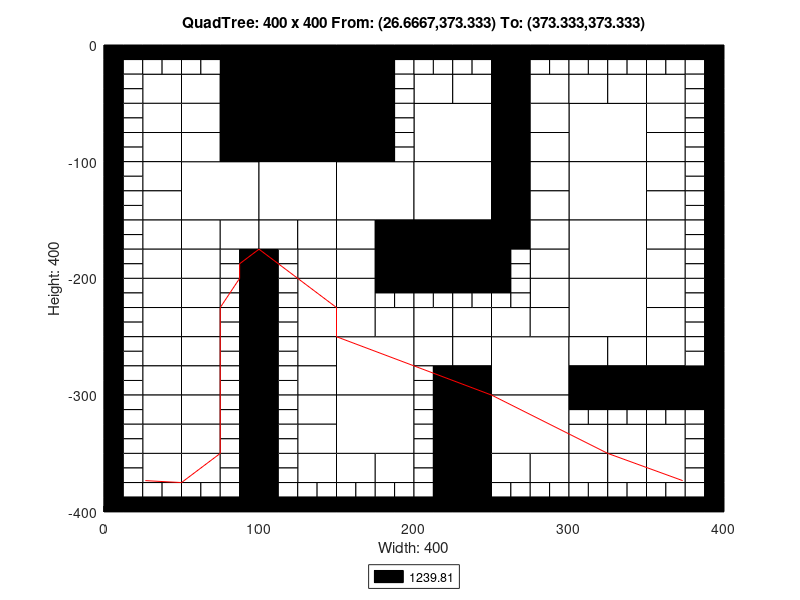

MATLAB code for this plot:
axis([0 400 -400 0]);
title('QuadTree: 400 x 400 From: (26.6667,373.333) To: (373.333,373.333)');
xlabel('Width: 400');
ylabel('Height: 400');
rectangle('Position',[100 -50 50 50], 'FaceColor',[0 0 0]);
rectangle('Position',[100 -100 50 50], 'FaceColor',[0 0 0]);
rectangle('Position',[50 -150 50 50], 'FaceColor',[1 1 1]);
rectangle('Position',[100 -150 50 50], 'FaceColor',[1 1 1]);
rectangle('Position',[150 -150 50 50], 'FaceColor',[1 1 1]);
rectangle('Position',[200 -100 50 50], 'FaceColor',[1 1 1]);
rectangle('Position',[300 -100 50 50], 'FaceColor',[1 1 1]);
rectangle('Position',[200 -150 50 50], 'FaceColor',[1 1 1]);
rectangle('Position',[200 -200 50 50], 'FaceColor',[0 0 0]);
rectangle('Position',[300 -150 50 50], 'FaceColor',[1 1 1]);
rectangle('Position',[300 -200 50 50], 'FaceColor',[1 1 1]);
rectangle('Position',[150 -300 50 50], 'FaceColor',[1 1 1]);
rectangle('Position',[150 -350 50 50], 'FaceColor',[1 1 1]);
rectangle('Position',[250 -300 50 50], 'FaceColor',[1 1 1]);
rectangle('Position',[300 -250 50 50], 'FaceColor',[1 1 1]);
rectangle('Position',[250 -350 50 50], 'FaceColor',[1 1 1]);
rectangle('Position',[25 -50 25 25], 'FaceColor',[1 1 1]);
rectangle('Position',[75 -25 25 25], 'FaceColor',[0 0 0]);
rectangle('Position',[50 -50 25 25], 'FaceColor',[1 1 1]);
rectangle('Position',[75 -50 25 25], 'FaceColor',[0 0 0]);
rectangle('Position',[25 -75 25 25], 'FaceColor',[1 1 1]);
rectangle('Position',[25 -100 25 25], 'FaceColor',[1 1 1]);
rectangle('Position',[50 -75 25 25], 'FaceColor',[1 1 1]);
rectangle('Position',[75 -75 25 25], 'FaceColor',[0 0 0]);
rectangle('Position',[50 -100 25 25], 'FaceColor',[1 1 1]);
rectangle('Position',[75 -100 25 25], 'FaceColor',[0 0 0]);
rectangle('Position',[150 -25 25 25], 'FaceColor',[0 0 0]);
rectangle('Position',[150 -50 25 25], 'FaceColor',[0 0 0]);
rectangle('Position',[150 -75 25 25], 'FaceColor',[0 0 0]);
rectangle('Position',[150 -100 25 25], 'FaceColor',[0 0 0]);
rectangle('Position',[25 -125 25 25], 'FaceColor',[1 1 1]);
rectangle('Position',[25 -150 25 25], 'FaceColor',[1 1 1]);
rectangle('Position',[25 -175 25 25], 'FaceColor',[1 1 1]);
rectangle('Position',[25 -200 25 25], 'FaceColor',[1 1 1]);
rectangle('Position',[50 -175 25 25], 'FaceColor',[1 1 1]);
rectangle('Position',[75 -175 25 25], 'FaceColor',[1 1 1]);
rectangle('Position',[50 -200 25 25], 'FaceColor',[1 1 1]);
rectangle('Position',[100 -175 25 25], 'FaceColor',[1 1 1]);
rectangle('Position',[125 -175 25 25], 'FaceColor',[1 1 1]);
rectangle('Position',[125 -200 25 25], 'FaceColor',[1 1 1]);
rectangle('Position',[150 -175 25 25], 'FaceColor',[1 1 1]);
rectangle('Position',[175 -175 25 25], 'FaceColor',[0 0 0]);
rectangle('Position',[150 -200 25 25], 'FaceColor',[1 1 1]);
rectangle('Position',[175 -200 25 25], 'FaceColor',[0 0 0]);
rectangle('Position',[200 -50 25 25], 'FaceColor',[1 1 1]);
rectangle('Position',[225 -50 25 25], 'FaceColor',[1 1 1]);
rectangle('Position',[250 -25 25 25], 'FaceColor',[0 0 0]);
rectangle('Position',[250 -50 25 25], 'FaceColor',[0 0 0]);
rectangle('Position',[275 -50 25 25], 'FaceColor',[1 1 1]);
rectangle('Position',[250 -75 25 25], 'FaceColor',[0 0 0]);
rectangle('Position',[275 -75 25 25], 'FaceColor',[1 1 1]);
rectangle('Position',[250 -100 25 25], 'FaceColor',[0 0 0]);
rectangle('Position',[275 -100 25 25], 'FaceColor',[1 1 1]);
rectangle('Position',[300 -50 25 25], 'FaceColor',[1 1 1]);
rectangle('Position',[325 -50 25 25], 'FaceColor',[1 1 1]);
rectangle('Position',[350 -50 25 25], 'FaceColor',[1 1 1]);
rectangle('Position',[350 -75 25 25], 'FaceColor',[1 1 1]);
rectangle('Position',[350 -100 25 25], 'FaceColor',[1 1 1]);
rectangle('Position',[250 -125 25 25], 'FaceColor',[0 0 0]);
rectangle('Position',[275 -125 25 25], 'FaceColor',[1 1 1]);
rectangle('Position',[250 -150 25 25], 'FaceColor',[0 0 0]);
rectangle('Position',[275 -150 25 25], 'FaceColor',[1 1 1]);
rectangle('Position',[250 -175 25 25], 'FaceColor',[0 0 0]);
rectangle('Position',[275 -175 25 25], 'FaceColor',[1 1 1]);
rectangle('Position',[275 -200 25 25], 'FaceColor',[1 1 1]);
rectangle('Position',[350 -125 25 25], 'FaceColor',[1 1 1]);
rectangle('Position',[350 -150 25 25], 'FaceColor',[1 1 1]);
rectangle('Position',[350 -175 25 25], 'FaceColor',[1 1 1]);
rectangle('Position',[350 -200 25 25], 'FaceColor',[1 1 1]);
rectangle('Position',[25 -225 25 25], 'FaceColor',[1 1 1]);
rectangle('Position',[25 -250 25 25], 'FaceColor',[1 1 1]);
rectangle('Position',[50 -225 25 25], 'FaceColor',[1 1 1]);
rectangle('Position',[50 -250 25 25], 'FaceColor',[1 1 1]);
rectangle('Position',[25 -275 25 25], 'FaceColor',[1 1 1]);
rectangle('Position',[25 -300 25 25], 'FaceColor',[1 1 1]);
rectangle('Position',[50 -275 25 25], 'FaceColor',[1 1 1]);
rectangle('Position',[50 -300 25 25], 'FaceColor',[1 1 1]);
rectangle('Position',[125 -225 25 25], 'FaceColor',[1 1 1]);
rectangle('Position',[125 -250 25 25], 'FaceColor',[1 1 1]);
rectangle('Position',[150 -225 25 25], 'FaceColor',[1 1 1]);
rectangle('Position',[150 -250 25 25], 'FaceColor',[1 1 1]);
rectangle('Position',[175 -250 25 25], 'FaceColor',[1 1 1]);
rectangle('Position',[125 -275 25 25], 'FaceColor',[1 1 1]);
rectangle('Position',[125 -300 25 25], 'FaceColor',[1 1 1]);
rectangle('Position',[25 -325 25 25], 'FaceColor',[1 1 1]);
rectangle('Position',[25 -350 25 25], 'FaceColor',[1 1 1]);
rectangle('Position',[50 -325 25 25], 'FaceColor',[1 1 1]);
rectangle('Position',[50 -350 25 25], 'FaceColor',[1 1 1]);
rectangle('Position',[25 -375 25 25], 'FaceColor',[1 1 1]);
rectangle('Position',[50 -375 25 25], 'FaceColor',[1 1 1]);
rectangle('Position',[125 -325 25 25], 'FaceColor',[1 1 1]);
rectangle('Position',[125 -350 25 25], 'FaceColor',[1 1 1]);
rectangle('Position',[125 -375 25 25], 'FaceColor',[1 1 1]);
rectangle('Position',[150 -375 25 25], 'FaceColor',[1 1 1]);
rectangle('Position',[175 -375 25 25], 'FaceColor',[1 1 1]);
rectangle('Position',[200 -250 25 25], 'FaceColor',[1 1 1]);
rectangle('Position',[225 -250 25 25], 'FaceColor',[1 1 1]);
rectangle('Position',[275 -225 25 25], 'FaceColor',[1 1 1]);
rectangle('Position',[250 -250 25 25], 'FaceColor',[1 1 1]);
rectangle('Position',[275 -250 25 25], 'FaceColor',[1 1 1]);
rectangle('Position',[200 -275 25 25], 'FaceColor',[1 1 1]);
rectangle('Position',[225 -275 25 25], 'FaceColor',[1 1 1]);
rectangle('Position',[225 -300 25 25], 'FaceColor',[0 0 0]);
rectangle('Position',[350 -225 25 25], 'FaceColor',[1 1 1]);
rectangle('Position',[350 -250 25 25], 'FaceColor',[1 1 1]);
rectangle('Position',[300 -275 25 25], 'FaceColor',[1 1 1]);
rectangle('Position',[325 -275 25 25], 'FaceColor',[1 1 1]);
rectangle('Position',[300 -300 25 25], 'FaceColor',[0 0 0]);
rectangle('Position',[325 -300 25 25], 'FaceColor',[0 0 0]);
rectangle('Position',[350 -275 25 25], 'FaceColor',[1 1 1]);
rectangle('Position',[350 -300 25 25], 'FaceColor',[0 0 0]);
rectangle('Position',[375 -300 25 25], 'FaceColor',[0 0 0]);
rectangle('Position',[225 -325 25 25], 'FaceColor',[0 0 0]);
rectangle('Position',[225 -350 25 25], 'FaceColor',[0 0 0]);
rectangle('Position',[225 -375 25 25], 'FaceColor',[0 0 0]);
rectangle('Position',[225 -400 25 25], 'FaceColor',[0 0 0]);
rectangle('Position',[250 -375 25 25], 'FaceColor',[1 1 1]);
rectangle('Position',[275 -375 25 25], 'FaceColor',[1 1 1]);
rectangle('Position',[300 -350 25 25], 'FaceColor',[1 1 1]);
rectangle('Position',[325 -350 25 25], 'FaceColor',[1 1 1]);
rectangle('Position',[350 -350 25 25], 'FaceColor',[1 1 1]);
rectangle('Position',[300 -375 25 25], 'FaceColor',[1 1 1]);
rectangle('Position',[325 -375 25 25], 'FaceColor',[1 1 1]);
rectangle('Position',[350 -375 25 25], 'FaceColor',[1 1 1]);
rectangle('Position',[0 -12.5 12.5 12.5], 'FaceColor',[0 0 0]);
rectangle('Position',[12.5 -12.5 12.5 12.5], 'FaceColor',[0 0 0]);
rectangle('Position',[0 -25 12.5 12.5], 'FaceColor',[0 0 0]);
rectangle('Position',[12.5 -25 12.5 12.5], 'FaceColor',[1 1 1]);
rectangle('Position',[25 -12.5 12.5 12.5], 'FaceColor',[0 0 0]);
rectangle('Position',[37.5 -12.5 12.5 12.5], 'FaceColor',[0 0 0]);
rectangle('Position',[25 -25 12.5 12.5], 'FaceColor',[1 1 1]);
rectangle('Position',[37.5 -25 12.5 12.5], 'FaceColor',[1 1 1]);
rectangle('Position',[0 -37.5 12.5 12.5], 'FaceColor',[0 0 0]);
rectangle('Position',[12.5 -37.5 12.5 12.5], 'FaceColor',[1 1 1]);
rectangle('Position',[0 -50 12.5 12.5], 'FaceColor',[0 0 0]);
rectangle('Position',[12.5 -50 12.5 12.5], 'FaceColor',[1 1 1]);
rectangle('Position',[50 -12.5 12.5 12.5], 'FaceColor',[0 0 0]);
rectangle('Position',[62.5 -12.5 12.5 12.5], 'FaceColor',[0 0 0]);
rectangle('Position',[50 -25 12.5 12.5], 'FaceColor',[1 1 1]);
rectangle('Position',[62.5 -25 12.5 12.5], 'FaceColor',[1 1 1]);
rectangle('Position',[0 -62.5 12.5 12.5], 'FaceColor',[0 0 0]);
rectangle('Position',[12.5 -62.5 12.5 12.5], 'FaceColor',[1 1 1]);
rectangle('Position',[0 -75 12.5 12.5], 'FaceColor',[0 0 0]);
rectangle('Position',[12.5 -75 12.5 12.5], 'FaceColor',[1 1 1]);
rectangle('Position',[0 -87.5 12.5 12.5], 'FaceColor',[0 0 0]);
rectangle('Position',[12.5 -87.5 12.5 12.5], 'FaceColor',[1 1 1]);
rectangle('Position',[0 -100 12.5 12.5], 'FaceColor',[0 0 0]);
rectangle('Position',[12.5 -100 12.5 12.5], 'FaceColor',[1 1 1]);
rectangle('Position',[175 -12.5 12.5 12.5], 'FaceColor',[0 0 0]);
rectangle('Position',[187.5 -12.5 12.5 12.5], 'FaceColor',[0 0 0]);
rectangle('Position',[175 -25 12.5 12.5], 'FaceColor',[0 0 0]);
rectangle('Position',[187.5 -25 12.5 12.5], 'FaceColor',[1 1 1]);
rectangle('Position',[175 -37.5 12.5 12.5], 'FaceColor',[0 0 0]);
rectangle('Position',[187.5 -37.5 12.5 12.5], 'FaceColor',[1 1 1]);
rectangle('Position',[175 -50 12.5 12.5], 'FaceColor',[0 0 0]);
rectangle('Position',[187.5 -50 12.5 12.5], 'FaceColor',[1 1 1]);
rectangle('Position',[175 -62.5 12.5 12.5], 'FaceColor',[0 0 0]);
rectangle('Position',[187.5 -62.5 12.5 12.5], 'FaceColor',[1 1 1]);
rectangle('Position',[175 -75 12.5 12.5], 'FaceColor',[0 0 0]);
rectangle('Position',[187.5 -75 12.5 12.5], 'FaceColor',[1 1 1]);
rectangle('Position',[175 -87.5 12.5 12.5], 'FaceColor',[0 0 0]);
rectangle('Position',[187.5 -87.5 12.5 12.5], 'FaceColor',[1 1 1]);
rectangle('Position',[175 -100 12.5 12.5], 'FaceColor',[0 0 0]);
rectangle('Position',[187.5 -100 12.5 12.5], 'FaceColor',[1 1 1]);
rectangle('Position',[0 -112.5 12.5 12.5], 'FaceColor',[0 0 0]);
rectangle('Position',[12.5 -112.5 12.5 12.5], 'FaceColor',[1 1 1]);
rectangle('Position',[0 -125 12.5 12.5], 'FaceColor',[0 0 0]);
rectangle('Position',[12.5 -125 12.5 12.5], 'FaceColor',[1 1 1]);
rectangle('Position',[0 -137.5 12.5 12.5], 'FaceColor',[0 0 0]);
rectangle('Position',[12.5 -137.5 12.5 12.5], 'FaceColor',[1 1 1]);
rectangle('Position',[0 -150 12.5 12.5], 'FaceColor',[0 0 0]);
rectangle('Position',[12.5 -150 12.5 12.5], 'FaceColor',[1 1 1]);
rectangle('Position',[0 -162.5 12.5 12.5], 'FaceColor',[0 0 0]);
rectangle('Position',[12.5 -162.5 12.5 12.5], 'FaceColor',[1 1 1]);
rectangle('Position',[0 -175 12.5 12.5], 'FaceColor',[0 0 0]);
rectangle('Position',[12.5 -175 12.5 12.5], 'FaceColor',[1 1 1]);
rectangle('Position',[0 -187.5 12.5 12.5], 'FaceColor',[0 0 0]);
rectangle('Position',[12.5 -187.5 12.5 12.5], 'FaceColor',[1 1 1]);
rectangle('Position',[0 -200 12.5 12.5], 'FaceColor',[0 0 0]);
rectangle('Position',[12.5 -200 12.5 12.5], 'FaceColor',[1 1 1]);
rectangle('Position',[75 -187.5 12.5 12.5], 'FaceColor',[1 1 1]);
rectangle('Position',[87.5 -187.5 12.5 12.5], 'FaceColor',[0 0 0]);
rectangle('Position',[75 -200 12.5 12.5], 'FaceColor',[1 1 1]);
rectangle('Position',[87.5 -200 12.5 12.5], 'FaceColor',[0 0 0]);
rectangle('Position',[100 -187.5 12.5 12.5], 'FaceColor',[0 0 0]);
rectangle('Position',[112.5 -187.5 12.5 12.5], 'FaceColor',[1 1 1]);
rectangle('Position',[100 -200 12.5 12.5], 'FaceColor',[0 0 0]);
rectangle('Position',[112.5 -200 12.5 12.5], 'FaceColor',[1 1 1]);
rectangle('Position',[200 -12.5 12.5 12.5], 'FaceColor',[0 0 0]);
rectangle('Position',[212.5 -12.5 12.5 12.5], 'FaceColor',[0 0 0]);
rectangle('Position',[200 -25 12.5 12.5], 'FaceColor',[1 1 1]);
rectangle('Position',[212.5 -25 12.5 12.5], 'FaceColor',[1 1 1]);
rectangle('Position',[225 -12.5 12.5 12.5], 'FaceColor',[0 0 0]);
rectangle('Position',[237.5 -12.5 12.5 12.5], 'FaceColor',[0 0 0]);
rectangle('Position',[225 -25 12.5 12.5], 'FaceColor',[1 1 1]);
rectangle('Position',[237.5 -25 12.5 12.5], 'FaceColor',[1 1 1]);
rectangle('Position',[275 -12.5 12.5 12.5], 'FaceColor',[0 0 0]);
rectangle('Position',[287.5 -12.5 12.5 12.5], 'FaceColor',[0 0 0]);
rectangle('Position',[275 -25 12.5 12.5], 'FaceColor',[1 1 1]);
rectangle('Position',[287.5 -25 12.5 12.5], 'FaceColor',[1 1 1]);
rectangle('Position',[300 -12.5 12.5 12.5], 'FaceColor',[0 0 0]);
rectangle('Position',[312.5 -12.5 12.5 12.5], 'FaceColor',[0 0 0]);
rectangle('Position',[300 -25 12.5 12.5], 'FaceColor',[1 1 1]);
rectangle('Position',[312.5 -25 12.5 12.5], 'FaceColor',[1 1 1]);
rectangle('Position',[325 -12.5 12.5 12.5], 'FaceColor',[0 0 0]);
rectangle('Position',[337.5 -12.5 12.5 12.5], 'FaceColor',[0 0 0]);
rectangle('Position',[325 -25 12.5 12.5], 'FaceColor',[1 1 1]);
rectangle('Position',[337.5 -25 12.5 12.5], 'FaceColor',[1 1 1]);
rectangle('Position',[350 -12.5 12.5 12.5], 'FaceColor',[0 0 0]);
rectangle('Position',[362.5 -12.5 12.5 12.5], 'FaceColor',[0 0 0]);
rectangle('Position',[350 -25 12.5 12.5], 'FaceColor',[1 1 1]);
rectangle('Position',[362.5 -25 12.5 12.5], 'FaceColor',[1 1 1]);
rectangle('Position',[375 -12.5 12.5 12.5], 'FaceColor',[0 0 0]);
rectangle('Position',[387.5 -12.5 12.5 12.5], 'FaceColor',[0 0 0]);
rectangle('Position',[375 -25 12.5 12.5], 'FaceColor',[1 1 1]);
rectangle('Position',[387.5 -25 12.5 12.5], 'FaceColor',[0 0 0]);
rectangle('Position',[375 -37.5 12.5 12.5], 'FaceColor',[1 1 1]);
rectangle('Position',[387.5 -37.5 12.5 12.5], 'FaceColor',[0 0 0]);
rectangle('Position',[375 -50 12.5 12.5], 'FaceColor',[1 1 1]);
rectangle('Position',[387.5 -50 12.5 12.5], 'FaceColor',[0 0 0]);
rectangle('Position',[375 -62.5 12.5 12.5], 'FaceColor',[1 1 1]);
rectangle('Position',[387.5 -62.5 12.5 12.5], 'FaceColor',[0 0 0]);
rectangle('Position',[375 -75 12.5 12.5], 'FaceColor',[1 1 1]);
rectangle('Position',[387.5 -75 12.5 12.5], 'FaceColor',[0 0 0]);
rectangle('Position',[375 -87.5 12.5 12.5], 'FaceColor',[1 1 1]);
rectangle('Position',[387.5 -87.5 12.5 12.5], 'FaceColor',[0 0 0]);
rectangle('Position',[375 -100 12.5 12.5], 'FaceColor',[1 1 1]);
rectangle('Position',[387.5 -100 12.5 12.5], 'FaceColor',[0 0 0]);
rectangle('Position',[250 -187.5 12.5 12.5], 'FaceColor',[0 0 0]);
rectangle('Position',[262.5 -187.5 12.5 12.5], 'FaceColor',[1 1 1]);
rectangle('Position',[250 -200 12.5 12.5], 'FaceColor',[0 0 0]);
rectangle('Position',[262.5 -200 12.5 12.5], 'FaceColor',[1 1 1]);
rectangle('Position',[375 -112.5 12.5 12.5], 'FaceColor',[1 1 1]);
rectangle('Position',[387.5 -112.5 12.5 12.5], 'FaceColor',[0 0 0]);
rectangle('Position',[375 -125 12.5 12.5], 'FaceColor',[1 1 1]);
rectangle('Position',[387.5 -125 12.5 12.5], 'FaceColor',[0 0 0]);
rectangle('Position',[375 -137.5 12.5 12.5], 'FaceColor',[1 1 1]);
rectangle('Position',[387.5 -137.5 12.5 12.5], 'FaceColor',[0 0 0]);
rectangle('Position',[375 -150 12.5 12.5], 'FaceColor',[1 1 1]);
rectangle('Position',[387.5 -150 12.5 12.5], 'FaceColor',[0 0 0]);
rectangle('Position',[375 -162.5 12.5 12.5], 'FaceColor',[1 1 1]);
rectangle('Position',[387.5 -162.5 12.5 12.5], 'FaceColor',[0 0 0]);
rectangle('Position',[375 -175 12.5 12.5], 'FaceColor',[1 1 1]);
rectangle('Position',[387.5 -175 12.5 12.5], 'FaceColor',[0 0 0]);
rectangle('Position',[375 -187.5 12.5 12.5], 'FaceColor',[1 1 1]);
rectangle('Position',[387.5 -187.5 12.5 12.5], 'FaceColor',[0 0 0]);
rectangle('Position',[375 -200 12.5 12.5], 'FaceColor',[1 1 1]);
rectangle('Position',[387.5 -200 12.5 12.5], 'FaceColor',[0 0 0]);
rectangle('Position',[0 -212.5 12.5 12.5], 'FaceColor',[0 0 0]);
rectangle('Position',[12.5 -212.5 12.5 12.5], 'FaceColor',[1 1 1]);
rectangle('Position',[0 -225 12.5 12.5], 'FaceColor',[0 0 0]);
rectangle('Position',[12.5 -225 12.5 12.5], 'FaceColor',[1 1 1]);
rectangle('Position',[0 -237.5 12.5 12.5], 'FaceColor',[0 0 0]);
rectangle('Position',[12.5 -237.5 12.5 12.5], 'FaceColor',[1 1 1]);
rectangle('Position',[0 -250 12.5 12.5], 'FaceColor',[0 0 0]);
rectangle('Position',[12.5 -250 12.5 12.5], 'FaceColor',[1 1 1]);
rectangle('Position',[75 -212.5 12.5 12.5], 'FaceColor',[1 1 1]);
rectangle('Position',[87.5 -212.5 12.5 12.5], 'FaceColor',[0 0 0]);
rectangle('Position',[75 -225 12.5 12.5], 'FaceColor',[1 1 1]);
rectangle('Position',[87.5 -225 12.5 12.5], 'FaceColor',[0 0 0]);
rectangle('Position',[75 -237.5 12.5 12.5], 'FaceColor',[1 1 1]);
rectangle('Position',[87.5 -237.5 12.5 12.5], 'FaceColor',[0 0 0]);
rectangle('Position',[75 -250 12.5 12.5], 'FaceColor',[1 1 1]);
rectangle('Position',[87.5 -250 12.5 12.5], 'FaceColor',[0 0 0]);
rectangle('Position',[0 -262.5 12.5 12.5], 'FaceColor',[0 0 0]);
rectangle('Position',[12.5 -262.5 12.5 12.5], 'FaceColor',[1 1 1]);
rectangle('Position',[0 -275 12.5 12.5], 'FaceColor',[0 0 0]);
rectangle('Position',[12.5 -275 12.5 12.5], 'FaceColor',[1 1 1]);
rectangle('Position',[0 -287.5 12.5 12.5], 'FaceColor',[0 0 0]);
rectangle('Position',[12.5 -287.5 12.5 12.5], 'FaceColor',[1 1 1]);
rectangle('Position',[0 -300 12.5 12.5], 'FaceColor',[0 0 0]);
rectangle('Position',[12.5 -300 12.5 12.5], 'FaceColor',[1 1 1]);
rectangle('Position',[75 -262.5 12.5 12.5], 'FaceColor',[1 1 1]);
rectangle('Position',[87.5 -262.5 12.5 12.5], 'FaceColor',[0 0 0]);
rectangle('Position',[75 -275 12.5 12.5], 'FaceColor',[1 1 1]);
rectangle('Position',[87.5 -275 12.5 12.5], 'FaceColor',[0 0 0]);
rectangle('Position',[75 -287.5 12.5 12.5], 'FaceColor',[1 1 1]);
rectangle('Position',[87.5 -287.5 12.5 12.5], 'FaceColor',[0 0 0]);
rectangle('Position',[75 -300 12.5 12.5], 'FaceColor',[1 1 1]);
rectangle('Position',[87.5 -300 12.5 12.5], 'FaceColor',[0 0 0]);
rectangle('Position',[100 -212.5 12.5 12.5], 'FaceColor',[0 0 0]);
rectangle('Position',[112.5 -212.5 12.5 12.5], 'FaceColor',[1 1 1]);
rectangle('Position',[100 -225 12.5 12.5], 'FaceColor',[0 0 0]);
rectangle('Position',[112.5 -225 12.5 12.5], 'FaceColor',[1 1 1]);
rectangle('Position',[100 -237.5 12.5 12.5], 'FaceColor',[0 0 0]);
rectangle('Position',[112.5 -237.5 12.5 12.5], 'FaceColor',[1 1 1]);
rectangle('Position',[100 -250 12.5 12.5], 'FaceColor',[0 0 0]);
rectangle('Position',[112.5 -250 12.5 12.5], 'FaceColor',[1 1 1]);
rectangle('Position',[175 -212.5 12.5 12.5], 'FaceColor',[0 0 0]);
rectangle('Position',[187.5 -212.5 12.5 12.5], 'FaceColor',[0 0 0]);
rectangle('Position',[175 -225 12.5 12.5], 'FaceColor',[1 1 1]);
rectangle('Position',[187.5 -225 12.5 12.5], 'FaceColor',[1 1 1]);
rectangle('Position',[100 -262.5 12.5 12.5], 'FaceColor',[0 0 0]);
rectangle('Position',[112.5 -262.5 12.5 12.5], 'FaceColor',[1 1 1]);
rectangle('Position',[100 -275 12.5 12.5], 'FaceColor',[0 0 0]);
rectangle('Position',[112.5 -275 12.5 12.5], 'FaceColor',[1 1 1]);
rectangle('Position',[100 -287.5 12.5 12.5], 'FaceColor',[0 0 0]);
rectangle('Position',[112.5 -287.5 12.5 12.5], 'FaceColor',[1 1 1]);
rectangle('Position',[100 -300 12.5 12.5], 'FaceColor',[0 0 0]);
rectangle('Position',[112.5 -300 12.5 12.5], 'FaceColor',[1 1 1]);
rectangle('Position',[0 -312.5 12.5 12.5], 'FaceColor',[0 0 0]);
rectangle('Position',[12.5 -312.5 12.5 12.5], 'FaceColor',[1 1 1]);
rectangle('Position',[0 -325 12.5 12.5], 'FaceColor',[0 0 0]);
rectangle('Position',[12.5 -325 12.5 12.5], 'FaceColor',[1 1 1]);
rectangle('Position',[0 -337.5 12.5 12.5], 'FaceColor',[0 0 0]);
rectangle('Position',[12.5 -337.5 12.5 12.5], 'FaceColor',[1 1 1]);
rectangle('Position',[0 -350 12.5 12.5], 'FaceColor',[0 0 0]);
rectangle('Position',[12.5 -350 12.5 12.5], 'FaceColor',[1 1 1]);
rectangle('Position',[75 -312.5 12.5 12.5], 'FaceColor',[1 1 1]);
rectangle('Position',[87.5 -312.5 12.5 12.5], 'FaceColor',[0 0 0]);
rectangle('Position',[75 -325 12.5 12.5], 'FaceColor',[1 1 1]);
rectangle('Position',[87.5 -325 12.5 12.5], 'FaceColor',[0 0 0]);
rectangle('Position',[75 -337.5 12.5 12.5], 'FaceColor',[1 1 1]);
rectangle('Position',[87.5 -337.5 12.5 12.5], 'FaceColor',[0 0 0]);
rectangle('Position',[75 -350 12.5 12.5], 'FaceColor',[1 1 1]);
rectangle('Position',[87.5 -350 12.5 12.5], 'FaceColor',[0 0 0]);
rectangle('Position',[0 -362.5 12.5 12.5], 'FaceColor',[0 0 0]);
rectangle('Position',[12.5 -362.5 12.5 12.5], 'FaceColor',[1 1 1]);
rectangle('Position',[0 -375 12.5 12.5], 'FaceColor',[0 0 0]);
rectangle('Position',[12.5 -375 12.5 12.5], 'FaceColor',[1 1 1]);
rectangle('Position',[0 -387.5 12.5 12.5], 'FaceColor',[0 0 0]);
rectangle('Position',[12.5 -387.5 12.5 12.5], 'FaceColor',[1 1 1]);
rectangle('Position',[0 -400 12.5 12.5], 'FaceColor',[0 0 0]);
rectangle('Position',[12.5 -400 12.5 12.5], 'FaceColor',[0 0 0]);
rectangle('Position',[25 -387.5 12.5 12.5], 'FaceColor',[1 1 1]);
rectangle('Position',[37.5 -387.5 12.5 12.5], 'FaceColor',[1 1 1]);
rectangle('Position',[25 -400 12.5 12.5], 'FaceColor',[0 0 0]);
rectangle('Position',[37.5 -400 12.5 12.5], 'FaceColor',[0 0 0]);
rectangle('Position',[75 -362.5 12.5 12.5], 'FaceColor',[1 1 1]);
rectangle('Position',[87.5 -362.5 12.5 12.5], 'FaceColor',[0 0 0]);
rectangle('Position',[75 -375 12.5 12.5], 'FaceColor',[1 1 1]);
rectangle('Position',[87.5 -375 12.5 12.5], 'FaceColor',[0 0 0]);
rectangle('Position',[50 -387.5 12.5 12.5], 'FaceColor',[1 1 1]);
rectangle('Position',[62.5 -387.5 12.5 12.5], 'FaceColor',[1 1 1]);
rectangle('Position',[50 -400 12.5 12.5], 'FaceColor',[0 0 0]);
rectangle('Position',[62.5 -400 12.5 12.5], 'FaceColor',[0 0 0]);
rectangle('Position',[75 -387.5 12.5 12.5], 'FaceColor',[1 1 1]);
rectangle('Position',[87.5 -387.5 12.5 12.5], 'FaceColor',[0 0 0]);
rectangle('Position',[75 -400 12.5 12.5], 'FaceColor',[0 0 0]);
rectangle('Position',[87.5 -400 12.5 12.5], 'FaceColor',[0 0 0]);
rectangle('Position',[100 -312.5 12.5 12.5], 'FaceColor',[0 0 0]);
rectangle('Position',[112.5 -312.5 12.5 12.5], 'FaceColor',[1 1 1]);
rectangle('Position',[100 -325 12.5 12.5], 'FaceColor',[0 0 0]);
rectangle('Position',[112.5 -325 12.5 12.5], 'FaceColor',[1 1 1]);
rectangle('Position',[100 -337.5 12.5 12.5], 'FaceColor',[0 0 0]);
rectangle('Position',[112.5 -337.5 12.5 12.5], 'FaceColor',[1 1 1]);
rectangle('Position',[100 -350 12.5 12.5], 'FaceColor',[0 0 0]);
rectangle('Position',[112.5 -350 12.5 12.5], 'FaceColor',[1 1 1]);
rectangle('Position',[100 -362.5 12.5 12.5], 'FaceColor',[0 0 0]);
rectangle('Position',[112.5 -362.5 12.5 12.5], 'FaceColor',[1 1 1]);
rectangle('Position',[100 -375 12.5 12.5], 'FaceColor',[0 0 0]);
rectangle('Position',[112.5 -375 12.5 12.5], 'FaceColor',[1 1 1]);
rectangle('Position',[100 -387.5 12.5 12.5], 'FaceColor',[0 0 0]);
rectangle('Position',[112.5 -387.5 12.5 12.5], 'FaceColor',[1 1 1]);
rectangle('Position',[100 -400 12.5 12.5], 'FaceColor',[0 0 0]);
rectangle('Position',[112.5 -400 12.5 12.5], 'FaceColor',[0 0 0]);
rectangle('Position',[125 -387.5 12.5 12.5], 'FaceColor',[1 1 1]);
rectangle('Position',[137.5 -387.5 12.5 12.5], 'FaceColor',[1 1 1]);
rectangle('Position',[125 -400 12.5 12.5], 'FaceColor',[0 0 0]);
rectangle('Position',[137.5 -400 12.5 12.5], 'FaceColor',[0 0 0]);
rectangle('Position',[150 -387.5 12.5 12.5], 'FaceColor',[1 1 1]);
rectangle('Position',[162.5 -387.5 12.5 12.5], 'FaceColor',[1 1 1]);
rectangle('Position',[150 -400 12.5 12.5], 'FaceColor',[0 0 0]);
rectangle('Position',[162.5 -400 12.5 12.5], 'FaceColor',[0 0 0]);
rectangle('Position',[175 -387.5 12.5 12.5], 'FaceColor',[1 1 1]);
rectangle('Position',[187.5 -387.5 12.5 12.5], 'FaceColor',[1 1 1]);
rectangle('Position',[175 -400 12.5 12.5], 'FaceColor',[0 0 0]);
rectangle('Position',[187.5 -400 12.5 12.5], 'FaceColor',[0 0 0]);
rectangle('Position',[200 -212.5 12.5 12.5], 'FaceColor',[0 0 0]);
rectangle('Position',[212.5 -212.5 12.5 12.5], 'FaceColor',[0 0 0]);
rectangle('Position',[200 -225 12.5 12.5], 'FaceColor',[1 1 1]);
rectangle('Position',[212.5 -225 12.5 12.5], 'FaceColor',[1 1 1]);
rectangle('Position',[225 -212.5 12.5 12.5], 'FaceColor',[0 0 0]);
rectangle('Position',[237.5 -212.5 12.5 12.5], 'FaceColor',[0 0 0]);
rectangle('Position',[225 -225 12.5 12.5], 'FaceColor',[1 1 1]);
rectangle('Position',[237.5 -225 12.5 12.5], 'FaceColor',[1 1 1]);
rectangle('Position',[250 -212.5 12.5 12.5], 'FaceColor',[0 0 0]);
rectangle('Position',[262.5 -212.5 12.5 12.5], 'FaceColor',[1 1 1]);
rectangle('Position',[250 -225 12.5 12.5], 'FaceColor',[1 1 1]);
rectangle('Position',[262.5 -225 12.5 12.5], 'FaceColor',[1 1 1]);
rectangle('Position',[200 -287.5 12.5 12.5], 'FaceColor',[1 1 1]);
rectangle('Position',[212.5 -287.5 12.5 12.5], 'FaceColor',[0 0 0]);
rectangle('Position',[200 -300 12.5 12.5], 'FaceColor',[1 1 1]);
rectangle('Position',[212.5 -300 12.5 12.5], 'FaceColor',[0 0 0]);
rectangle('Position',[375 -212.5 12.5 12.5], 'FaceColor',[1 1 1]);
rectangle('Position',[387.5 -212.5 12.5 12.5], 'FaceColor',[0 0 0]);
rectangle('Position',[375 -225 12.5 12.5], 'FaceColor',[1 1 1]);
rectangle('Position',[387.5 -225 12.5 12.5], 'FaceColor',[0 0 0]);
rectangle('Position',[375 -237.5 12.5 12.5], 'FaceColor',[1 1 1]);
rectangle('Position',[387.5 -237.5 12.5 12.5], 'FaceColor',[0 0 0]);
rectangle('Position',[375 -250 12.5 12.5], 'FaceColor',[1 1 1]);
rectangle('Position',[387.5 -250 12.5 12.5], 'FaceColor',[0 0 0]);
rectangle('Position',[375 -262.5 12.5 12.5], 'FaceColor',[1 1 1]);
rectangle('Position',[387.5 -262.5 12.5 12.5], 'FaceColor',[0 0 0]);
rectangle('Position',[375 -275 12.5 12.5], 'FaceColor',[1 1 1]);
rectangle('Position',[387.5 -275 12.5 12.5], 'FaceColor',[0 0 0]);
rectangle('Position',[200 -312.5 12.5 12.5], 'FaceColor',[1 1 1]);
rectangle('Position',[212.5 -312.5 12.5 12.5], 'FaceColor',[0 0 0]);
rectangle('Position',[200 -325 12.5 12.5], 'FaceColor',[1 1 1]);
rectangle('Position',[212.5 -325 12.5 12.5], 'FaceColor',[0 0 0]);
rectangle('Position',[200 -337.5 12.5 12.5], 'FaceColor',[1 1 1]);
rectangle('Position',[212.5 -337.5 12.5 12.5], 'FaceColor',[0 0 0]);
rectangle('Position',[200 -350 12.5 12.5], 'FaceColor',[1 1 1]);
rectangle('Position',[212.5 -350 12.5 12.5], 'FaceColor',[0 0 0]);
rectangle('Position',[200 -362.5 12.5 12.5], 'FaceColor',[1 1 1]);
rectangle('Position',[212.5 -362.5 12.5 12.5], 'FaceColor',[0 0 0]);
rectangle('Position',[200 -375 12.5 12.5], 'FaceColor',[1 1 1]);
rectangle('Position',[212.5 -375 12.5 12.5], 'FaceColor',[0 0 0]);
rectangle('Position',[200 -387.5 12.5 12.5], 'FaceColor',[1 1 1]);
rectangle('Position',[212.5 -387.5 12.5 12.5], 'FaceColor',[0 0 0]);
rectangle('Position',[200 -400 12.5 12.5], 'FaceColor',[0 0 0]);
rectangle('Position',[212.5 -400 12.5 12.5], 'FaceColor',[0 0 0]);
rectangle('Position',[250 -387.5 12.5 12.5], 'FaceColor',[1 1 1]);
rectangle('Position',[262.5 -387.5 12.5 12.5], 'FaceColor',[1 1 1]);
rectangle('Position',[250 -400 12.5 12.5], 'FaceColor',[0 0 0]);
rectangle('Position',[262.5 -400 12.5 12.5], 'FaceColor',[0 0 0]);
rectangle('Position',[275 -387.5 12.5 12.5], 'FaceColor',[1 1 1]);
rectangle('Position',[287.5 -387.5 12.5 12.5], 'FaceColor',[1 1 1]);
rectangle('Position',[275 -400 12.5 12.5], 'FaceColor',[0 0 0]);
rectangle('Position',[287.5 -400 12.5 12.5], 'FaceColor',[0 0 0]);
rectangle('Position',[300 -312.5 12.5 12.5], 'FaceColor',[0 0 0]);
rectangle('Position',[312.5 -312.5 12.5 12.5], 'FaceColor',[0 0 0]);
rectangle('Position',[300 -325 12.5 12.5], 'FaceColor',[1 1 1]);
rectangle('Position',[312.5 -325 12.5 12.5], 'FaceColor',[1 1 1]);
rectangle('Position',[325 -312.5 12.5 12.5], 'FaceColor',[0 0 0]);
rectangle('Position',[337.5 -312.5 12.5 12.5], 'FaceColor',[0 0 0]);
rectangle('Position',[325 -325 12.5 12.5], 'FaceColor',[1 1 1]);
rectangle('Position',[337.5 -325 12.5 12.5], 'FaceColor',[1 1 1]);
rectangle('Position',[350 -312.5 12.5 12.5], 'FaceColor',[0 0 0]);
rectangle('Position',[362.5 -312.5 12.5 12.5], 'FaceColor',[0 0 0]);
rectangle('Position',[350 -325 12.5 12.5], 'FaceColor',[1 1 1]);
rectangle('Position',[362.5 -325 12.5 12.5], 'FaceColor',[1 1 1]);
rectangle('Position',[375 -312.5 12.5 12.5], 'FaceColor',[0 0 0]);
rectangle('Position',[387.5 -312.5 12.5 12.5], 'FaceColor',[0 0 0]);
rectangle('Position',[375 -325 12.5 12.5], 'FaceColor',[1 1 1]);
rectangle('Position',[387.5 -325 12.5 12.5], 'FaceColor',[0 0 0]);
rectangle('Position',[375 -337.5 12.5 12.5], 'FaceColor',[1 1 1]);
rectangle('Position',[387.5 -337.5 12.5 12.5], 'FaceColor',[0 0 0]);
rectangle('Position',[375 -350 12.5 12.5], 'FaceColor',[1 1 1]);
rectangle('Position',[387.5 -350 12.5 12.5], 'FaceColor',[0 0 0]);
rectangle('Position',[300 -387.5 12.5 12.5], 'FaceColor',[1 1 1]);
rectangle('Position',[312.5 -387.5 12.5 12.5], 'FaceColor',[1 1 1]);
rectangle('Position',[300 -400 12.5 12.5], 'FaceColor',[0 0 0]);
rectangle('Position',[312.5 -400 12.5 12.5], 'FaceColor',[0 0 0]);
rectangle('Position',[325 -387.5 12.5 12.5], 'FaceColor',[1 1 1]);
rectangle('Position',[337.5 -387.5 12.5 12.5], 'FaceColor',[1 1 1]);
rectangle('Position',[325 -400 12.5 12.5], 'FaceColor',[0 0 0]);
rectangle('Position',[337.5 -400 12.5 12.5], 'FaceColor',[0 0 0]);
rectangle('Position',[375 -362.5 12.5 12.5], 'FaceColor',[1 1 1]);
rectangle('Position',[387.5 -362.5 12.5 12.5], 'FaceColor',[0 0 0]);
rectangle('Position',[375 -375 12.5 12.5], 'FaceColor',[1 1 1]);
rectangle('Position',[387.5 -375 12.5 12.5], 'FaceColor',[0 0 0]);
rectangle('Position',[350 -387.5 12.5 12.5], 'FaceColor',[1 1 1]);
rectangle('Position',[362.5 -387.5 12.5 12.5], 'FaceColor',[1 1 1]);
rectangle('Position',[350 -400 12.5 12.5], 'FaceColor',[0 0 0]);
rectangle('Position',[362.5 -400 12.5 12.5], 'FaceColor',[0 0 0]);
rectangle('Position',[375 -387.5 12.5 12.5], 'FaceColor',[1 1 1]);
rectangle('Position',[387.5 -387.5 12.5 12.5], 'FaceColor',[0 0 0]);
rectangle('Position',[375 -400 12.5 12.5], 'FaceColor',[0 0 0]);
rectangle('Position',[387.5 -400 12.5 12.5], 'FaceColor',[0 0 0]);
X=[373.333,373.333,325,325,250,250,200,200,150,150,150,150,100,100,100,87.5,87.5,75,75,75,75,75,75,50,26.6667];
Y=[-373.333,-373.333,-350,-350,-300,-300,-275,-275,-250,-250,-225,-225,-175,-175,-175,-187.5,-200,-225,-250,-275,-300,-325,-350,-375,-373.333];
hold on;
plot(X,Y,'r');
legend('1239.81','Location','southoutside');
